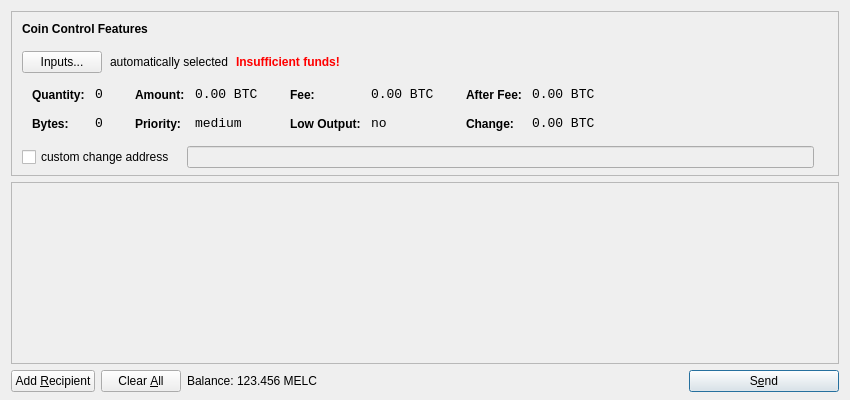
<?xml version="1.0" encoding="UTF-8"?>
<ui version="4.0">
 <class>SendCoinsDialog</class>
 <widget class="QDialog" name="SendCoinsDialog">
  <property name="geometry">
   <rect>
    <x>0</x>
    <y>0</y>
    <width>850</width>
    <height>400</height>
   </rect>
  </property>
  <property name="windowTitle">
   <string>Send Coins</string>
  </property>
  <layout class="QVBoxLayout" name="verticalLayout" stretch="0,1,0">
   <property name="bottomMargin">
    <number>8</number>
   </property>
   <item>
    <widget class="QFrame" name="frameCoinControl">
     <property name="sizePolicy">
      <sizepolicy hsizetype="Expanding" vsizetype="Expanding">
       <horstretch>0</horstretch>
       <verstretch>0</verstretch>
      </sizepolicy>
     </property>
     <property name="maximumSize">
      <size>
       <width>16777215</width>
       <height>16777215</height>
      </size>
     </property>
     <property name="frameShape">
      <enum>QFrame::StyledPanel</enum>
     </property>
     <property name="frameShadow">
      <enum>QFrame::Sunken</enum>
     </property>
     <layout class="QVBoxLayout" name="verticalLayoutCoinControl2">
      <property name="spacing">
       <number>-1</number>
      </property>
      <property name="leftMargin">
       <number>0</number>
      </property>
      <property name="topMargin">
       <number>0</number>
      </property>
      <property name="rightMargin">
       <number>0</number>
      </property>
      <property name="bottomMargin">
       <number>6</number>
      </property>
      <item>
       <layout class="QVBoxLayout" name="verticalLayoutCoinControl" stretch="0,0,0,0,1">
        <property name="spacing">
         <number>0</number>
        </property>
        <property name="leftMargin">
         <number>10</number>
        </property>
        <property name="topMargin">
         <number>10</number>
        </property>
        <item>
         <layout class="QHBoxLayout" name="horizontalLayoutCoinControl1">
          <property name="bottomMargin">
           <number>15</number>
          </property>
          <item>
           <widget class="QLabel" name="labelCoinControlFeatures">
            <property name="sizePolicy">
             <sizepolicy hsizetype="Preferred" vsizetype="Maximum">
              <horstretch>0</horstretch>
              <verstretch>0</verstretch>
             </sizepolicy>
            </property>
            <property name="font">
             <font>
              <weight>75</weight>
              <bold>true</bold>
             </font>
            </property>
            <property name="styleSheet">
             <string notr="true">font-weight:bold;</string>
            </property>
            <property name="text">
             <string>Coin Control Features</string>
            </property>
           </widget>
          </item>
         </layout>
        </item>
        <item>
         <layout class="QHBoxLayout" name="horizontalLayoutCoinControl2" stretch="0,0,0,0">
          <property name="spacing">
           <number>8</number>
          </property>
          <property name="bottomMargin">
           <number>10</number>
          </property>
          <item>
           <widget class="QPushButton" name="pushButtonCoinControl">
            <property name="styleSheet">
             <string notr="true"/>
            </property>
            <property name="text">
             <string>Inputs...</string>
            </property>
           </widget>
          </item>
          <item>
           <widget class="QLabel" name="labelCoinControlAutomaticallySelected">
            <property name="text">
             <string>automatically selected</string>
            </property>
            <property name="margin">
             <number>5</number>
            </property>
           </widget>
          </item>
          <item>
           <widget class="QLabel" name="labelCoinControlInsuffFunds">
            <property name="font">
             <font>
              <weight>75</weight>
              <bold>true</bold>
             </font>
            </property>
            <property name="styleSheet">
             <string notr="true">color:red;font-weight:bold;</string>
            </property>
            <property name="text">
             <string>Insufficient funds!</string>
            </property>
            <property name="margin">
             <number>5</number>
            </property>
           </widget>
          </item>
          <item>
           <spacer name="horizontalSpacerCoinControl">
            <property name="orientation">
             <enum>Qt::Horizontal</enum>
            </property>
            <property name="sizeHint" stdset="0">
             <size>
              <width>40</width>
              <height>1</height>
             </size>
            </property>
           </spacer>
          </item>
         </layout>
        </item>
        <item>
         <widget class="QWidget" name="widgetCoinControl" native="true">
          <property name="sizePolicy">
           <sizepolicy hsizetype="Preferred" vsizetype="Preferred">
            <horstretch>0</horstretch>
            <verstretch>0</verstretch>
           </sizepolicy>
          </property>
          <property name="minimumSize">
           <size>
            <width>0</width>
            <height>0</height>
           </size>
          </property>
          <property name="styleSheet">
           <string notr="true"/>
          </property>
          <layout class="QHBoxLayout" name="horizontalLayoutCoinControl5">
           <property name="margin">
            <number>0</number>
           </property>
           <item>
            <layout class="QHBoxLayout" name="horizontalLayoutCoinControl3" stretch="0,0,0,1">
             <property name="spacing">
              <number>20</number>
             </property>
             <property name="topMargin">
              <number>0</number>
             </property>
             <property name="bottomMargin">
              <number>10</number>
             </property>
             <item>
              <layout class="QFormLayout" name="formLayoutCoinControl1">
               <property name="horizontalSpacing">
                <number>10</number>
               </property>
               <property name="verticalSpacing">
                <number>14</number>
               </property>
               <property name="leftMargin">
                <number>10</number>
               </property>
               <property name="topMargin">
                <number>4</number>
               </property>
               <property name="rightMargin">
                <number>6</number>
               </property>
               <item row="0" column="0">
                <widget class="QLabel" name="labelCoinControlQuantityText">
                 <property name="styleSheet">
                  <string notr="true">font-weight:bold;</string>
                 </property>
                 <property name="text">
                  <string>Quantity:</string>
                 </property>
                 <property name="margin">
                  <number>0</number>
                 </property>
                </widget>
               </item>
               <item row="0" column="1">
                <widget class="QLabel" name="labelCoinControlQuantity">
                 <property name="font">
                  <font>
                   <family>Monospace</family>
                   <pointsize>10</pointsize>
                  </font>
                 </property>
                 <property name="cursor">
                  <cursorShape>IBeamCursor</cursorShape>
                 </property>
                 <property name="contextMenuPolicy">
                  <enum>Qt::ActionsContextMenu</enum>
                 </property>
                 <property name="text">
                  <string notr="true">0</string>
                 </property>
                 <property name="margin">
                  <number>0</number>
                 </property>
                 <property name="textInteractionFlags">
                  <set>Qt::LinksAccessibleByMouse|Qt::TextSelectableByKeyboard|Qt::TextSelectableByMouse</set>
                 </property>
                </widget>
               </item>
               <item row="1" column="0">
                <widget class="QLabel" name="labelCoinControlBytesText">
                 <property name="styleSheet">
                  <string notr="true">font-weight:bold;</string>
                 </property>
                 <property name="text">
                  <string>Bytes:</string>
                 </property>
                </widget>
               </item>
               <item row="1" column="1">
                <widget class="QLabel" name="labelCoinControlBytes">
                 <property name="font">
                  <font>
                   <family>Monospace</family>
                   <pointsize>10</pointsize>
                  </font>
                 </property>
                 <property name="cursor">
                  <cursorShape>IBeamCursor</cursorShape>
                 </property>
                 <property name="contextMenuPolicy">
                  <enum>Qt::ActionsContextMenu</enum>
                 </property>
                 <property name="text">
                  <string notr="true">0</string>
                 </property>
                 <property name="textInteractionFlags">
                  <set>Qt::LinksAccessibleByMouse|Qt::TextSelectableByKeyboard|Qt::TextSelectableByMouse</set>
                 </property>
                </widget>
               </item>
              </layout>
             </item>
             <item>
              <layout class="QFormLayout" name="formLayoutCoinControl2">
               <property name="horizontalSpacing">
                <number>10</number>
               </property>
               <property name="verticalSpacing">
                <number>14</number>
               </property>
               <property name="leftMargin">
                <number>6</number>
               </property>
               <property name="topMargin">
                <number>4</number>
               </property>
               <property name="rightMargin">
                <number>6</number>
               </property>
               <item row="0" column="0">
                <widget class="QLabel" name="labelCoinControlAmountText">
                 <property name="styleSheet">
                  <string notr="true">font-weight:bold;</string>
                 </property>
                 <property name="text">
                  <string>Amount:</string>
                 </property>
                 <property name="margin">
                  <number>0</number>
                 </property>
                </widget>
               </item>
               <item row="0" column="1">
                <widget class="QLabel" name="labelCoinControlAmount">
                 <property name="font">
                  <font>
                   <family>Monospace</family>
                   <pointsize>10</pointsize>
                  </font>
                 </property>
                 <property name="cursor">
                  <cursorShape>IBeamCursor</cursorShape>
                 </property>
                 <property name="contextMenuPolicy">
                  <enum>Qt::ActionsContextMenu</enum>
                 </property>
                 <property name="text">
                  <string notr="true">0.00 BTC</string>
                 </property>
                 <property name="textInteractionFlags">
                  <set>Qt::LinksAccessibleByMouse|Qt::TextSelectableByKeyboard|Qt::TextSelectableByMouse</set>
                 </property>
                </widget>
               </item>
               <item row="1" column="0">
                <widget class="QLabel" name="labelCoinControlPriorityText">
                 <property name="styleSheet">
                  <string notr="true">font-weight:bold;</string>
                 </property>
                 <property name="text">
                  <string>Priority:</string>
                 </property>
                </widget>
               </item>
               <item row="1" column="1">
                <widget class="QLabel" name="labelCoinControlPriority">
                 <property name="font">
                  <font>
                   <family>Monospace</family>
                   <pointsize>10</pointsize>
                  </font>
                 </property>
                 <property name="cursor">
                  <cursorShape>IBeamCursor</cursorShape>
                 </property>
                 <property name="contextMenuPolicy">
                  <enum>Qt::ActionsContextMenu</enum>
                 </property>
                 <property name="text">
                  <string>medium</string>
                 </property>
                 <property name="textInteractionFlags">
                  <set>Qt::LinksAccessibleByMouse|Qt::TextSelectableByKeyboard|Qt::TextSelectableByMouse</set>
                 </property>
                </widget>
               </item>
              </layout>
             </item>
             <item>
              <layout class="QFormLayout" name="formLayoutCoinControl3">
               <property name="horizontalSpacing">
                <number>10</number>
               </property>
               <property name="verticalSpacing">
                <number>14</number>
               </property>
               <property name="leftMargin">
                <number>6</number>
               </property>
               <property name="topMargin">
                <number>4</number>
               </property>
               <property name="rightMargin">
                <number>6</number>
               </property>
               <item row="0" column="0">
                <widget class="QLabel" name="labelCoinControlFeeText">
                 <property name="styleSheet">
                  <string notr="true">font-weight:bold;</string>
                 </property>
                 <property name="text">
                  <string>Fee:</string>
                 </property>
                 <property name="margin">
                  <number>0</number>
                 </property>
                </widget>
               </item>
               <item row="0" column="1">
                <widget class="QLabel" name="labelCoinControlFee">
                 <property name="font">
                  <font>
                   <family>Monospace</family>
                   <pointsize>10</pointsize>
                  </font>
                 </property>
                 <property name="cursor">
                  <cursorShape>IBeamCursor</cursorShape>
                 </property>
                 <property name="contextMenuPolicy">
                  <enum>Qt::ActionsContextMenu</enum>
                 </property>
                 <property name="text">
                  <string notr="true">0.00 BTC</string>
                 </property>
                 <property name="textInteractionFlags">
                  <set>Qt::LinksAccessibleByMouse|Qt::TextSelectableByKeyboard|Qt::TextSelectableByMouse</set>
                 </property>
                </widget>
               </item>
               <item row="1" column="0">
                <widget class="QLabel" name="labelCoinControlLowOutputText">
                 <property name="styleSheet">
                  <string notr="true">font-weight:bold;</string>
                 </property>
                 <property name="text">
                  <string>Low Output:</string>
                 </property>
                </widget>
               </item>
               <item row="1" column="1">
                <widget class="QLabel" name="labelCoinControlLowOutput">
                 <property name="font">
                  <font>
                   <family>Monospace</family>
                   <pointsize>10</pointsize>
                  </font>
                 </property>
                 <property name="cursor">
                  <cursorShape>IBeamCursor</cursorShape>
                 </property>
                 <property name="contextMenuPolicy">
                  <enum>Qt::ActionsContextMenu</enum>
                 </property>
                 <property name="text">
                  <string>no</string>
                 </property>
                 <property name="textInteractionFlags">
                  <set>Qt::LinksAccessibleByMouse|Qt::TextSelectableByKeyboard|Qt::TextSelectableByMouse</set>
                 </property>
                </widget>
               </item>
              </layout>
             </item>
             <item>
              <layout class="QFormLayout" name="formLayoutCoinControl4">
               <property name="horizontalSpacing">
                <number>10</number>
               </property>
               <property name="verticalSpacing">
                <number>14</number>
               </property>
               <property name="leftMargin">
                <number>6</number>
               </property>
               <property name="topMargin">
                <number>4</number>
               </property>
               <property name="rightMargin">
                <number>6</number>
               </property>
               <item row="0" column="0">
                <widget class="QLabel" name="labelCoinControlAfterFeeText">
                 <property name="styleSheet">
                  <string notr="true">font-weight:bold;</string>
                 </property>
                 <property name="text">
                  <string>After Fee:</string>
                 </property>
                 <property name="margin">
                  <number>0</number>
                 </property>
                </widget>
               </item>
               <item row="0" column="1">
                <widget class="QLabel" name="labelCoinControlAfterFee">
                 <property name="font">
                  <font>
                   <family>Monospace</family>
                   <pointsize>10</pointsize>
                  </font>
                 </property>
                 <property name="cursor">
                  <cursorShape>IBeamCursor</cursorShape>
                 </property>
                 <property name="contextMenuPolicy">
                  <enum>Qt::ActionsContextMenu</enum>
                 </property>
                 <property name="text">
                  <string notr="true">0.00 BTC</string>
                 </property>
                 <property name="textInteractionFlags">
                  <set>Qt::LinksAccessibleByMouse|Qt::TextSelectableByKeyboard|Qt::TextSelectableByMouse</set>
                 </property>
                </widget>
               </item>
               <item row="1" column="0">
                <widget class="QLabel" name="labelCoinControlChangeText">
                 <property name="styleSheet">
                  <string notr="true">font-weight:bold;</string>
                 </property>
                 <property name="text">
                  <string>Change:</string>
                 </property>
                </widget>
               </item>
               <item row="1" column="1">
                <widget class="QLabel" name="labelCoinControlChange">
                 <property name="font">
                  <font>
                   <family>Monospace</family>
                   <pointsize>10</pointsize>
                  </font>
                 </property>
                 <property name="cursor">
                  <cursorShape>IBeamCursor</cursorShape>
                 </property>
                 <property name="contextMenuPolicy">
                  <enum>Qt::ActionsContextMenu</enum>
                 </property>
                 <property name="text">
                  <string notr="true">0.00 BTC</string>
                 </property>
                 <property name="textInteractionFlags">
                  <set>Qt::LinksAccessibleByMouse|Qt::TextSelectableByKeyboard|Qt::TextSelectableByMouse</set>
                 </property>
                </widget>
               </item>
              </layout>
             </item>
            </layout>
           </item>
          </layout>
         </widget>
        </item>
        <item>
         <layout class="QHBoxLayout" name="horizontalLayoutCoinControl4" stretch="0,0,0">
          <property name="spacing">
           <number>12</number>
          </property>
          <property name="sizeConstraint">
           <enum>QLayout::SetDefaultConstraint</enum>
          </property>
          <property name="topMargin">
           <number>5</number>
          </property>
          <property name="rightMargin">
           <number>5</number>
          </property>
          <item>
           <widget class="QCheckBox" name="checkBoxCoinControlChange">
            <property name="text">
             <string>custom change address</string>
            </property>
           </widget>
          </item>
          <item>
           <widget class="QLineEdit" name="lineEditCoinControlChange">
            <property name="enabled">
             <bool>false</bool>
            </property>
            <property name="sizePolicy">
             <sizepolicy hsizetype="Expanding" vsizetype="Fixed">
              <horstretch>0</horstretch>
              <verstretch>0</verstretch>
             </sizepolicy>
            </property>
           </widget>
          </item>
          <item>
           <widget class="QLabel" name="labelCoinControlChangeLabel">
            <property name="sizePolicy">
             <sizepolicy hsizetype="Preferred" vsizetype="Expanding">
              <horstretch>0</horstretch>
              <verstretch>0</verstretch>
             </sizepolicy>
            </property>
            <property name="minimumSize">
             <size>
              <width>0</width>
              <height>0</height>
             </size>
            </property>
            <property name="text">
             <string/>
            </property>
            <property name="margin">
             <number>3</number>
            </property>
           </widget>
          </item>
         </layout>
        </item>
        <item>
         <spacer name="verticalSpacerCoinControl">
          <property name="orientation">
           <enum>Qt::Vertical</enum>
          </property>
          <property name="sizeHint" stdset="0">
           <size>
            <width>800</width>
            <height>1</height>
           </size>
          </property>
         </spacer>
        </item>
       </layout>
      </item>
     </layout>
    </widget>
   </item>
   <item>
    <widget class="QScrollArea" name="scrollArea">
     <property name="widgetResizable">
      <bool>true</bool>
     </property>
     <widget class="QWidget" name="scrollAreaWidgetContents">
      <property name="geometry">
       <rect>
        <x>0</x>
        <y>0</y>
        <width>830</width>
        <height>165</height>
       </rect>
      </property>
      <layout class="QVBoxLayout" name="verticalLayout_2">
       <property name="margin">
        <number>0</number>
       </property>
       <item>
        <layout class="QVBoxLayout" name="entries">
         <property name="spacing">
          <number>6</number>
         </property>
        </layout>
       </item>
       <item>
        <spacer name="verticalSpacer">
         <property name="orientation">
          <enum>Qt::Vertical</enum>
         </property>
         <property name="sizeHint" stdset="0">
          <size>
           <width>20</width>
           <height>40</height>
          </size>
         </property>
        </spacer>
       </item>
      </layout>
     </widget>
    </widget>
   </item>
   <item>
    <layout class="QHBoxLayout" name="horizontalLayout">
     <item>
      <widget class="QPushButton" name="addButton">
       <property name="toolTip">
        <string>Send to multiple recipients at once</string>
       </property>
       <property name="text">
        <string>Add &amp;Recipient</string>
       </property>
       <property name="icon">
        <iconset resource="../bitcoin.qrc">
         <normaloff>:/icons/add</normaloff>:/icons/add</iconset>
       </property>
       <property name="autoDefault">
        <bool>false</bool>
       </property>
      </widget>
     </item>
     <item>
      <widget class="QPushButton" name="clearButton">
       <property name="sizePolicy">
        <sizepolicy hsizetype="Minimum" vsizetype="Fixed">
         <horstretch>0</horstretch>
         <verstretch>0</verstretch>
        </sizepolicy>
       </property>
       <property name="toolTip">
        <string>Remove all transaction fields</string>
       </property>
       <property name="text">
        <string>Clear &amp;All</string>
       </property>
       <property name="icon">
        <iconset resource="../bitcoin.qrc">
         <normaloff>:/icons/remove</normaloff>:/icons/remove</iconset>
       </property>
       <property name="autoRepeatDelay">
        <number>300</number>
       </property>
       <property name="autoDefault">
        <bool>false</bool>
       </property>
      </widget>
     </item>
     <item>
      <layout class="QHBoxLayout" name="horizontalLayout_2">
       <property name="spacing">
        <number>3</number>
       </property>
       <item>
        <widget class="QLabel" name="label">
         <property name="text">
          <string>Balance:</string>
         </property>
        </widget>
       </item>
       <item>
        <widget class="QLabel" name="labelBalance">
         <property name="cursor">
          <cursorShape>IBeamCursor</cursorShape>
         </property>
         <property name="text">
          <string>123.456 MELC</string>
         </property>
         <property name="textInteractionFlags">
          <set>Qt::LinksAccessibleByMouse|Qt::TextSelectableByKeyboard|Qt::TextSelectableByMouse</set>
         </property>
        </widget>
       </item>
      </layout>
     </item>
     <item>
      <spacer name="horizontalSpacer">
       <property name="orientation">
        <enum>Qt::Horizontal</enum>
       </property>
       <property name="sizeHint" stdset="0">
        <size>
         <width>40</width>
         <height>20</height>
        </size>
       </property>
      </spacer>
     </item>
     <item>
      <widget class="QPushButton" name="sendButton">
       <property name="minimumSize">
        <size>
         <width>150</width>
         <height>0</height>
        </size>
       </property>
       <property name="toolTip">
        <string>Confirm the send action</string>
       </property>
       <property name="text">
        <string>S&amp;end</string>
       </property>
       <property name="icon">
        <iconset resource="../bitcoin.qrc">
         <normaloff>:/icons/send</normaloff>:/icons/send</iconset>
       </property>
       <property name="default">
        <bool>true</bool>
       </property>
      </widget>
     </item>
    </layout>
   </item>
  </layout>
 </widget>
 <resources>
  <include location="../bitcoin.qrc"/>
 </resources>
 <connections/>
</ui>
